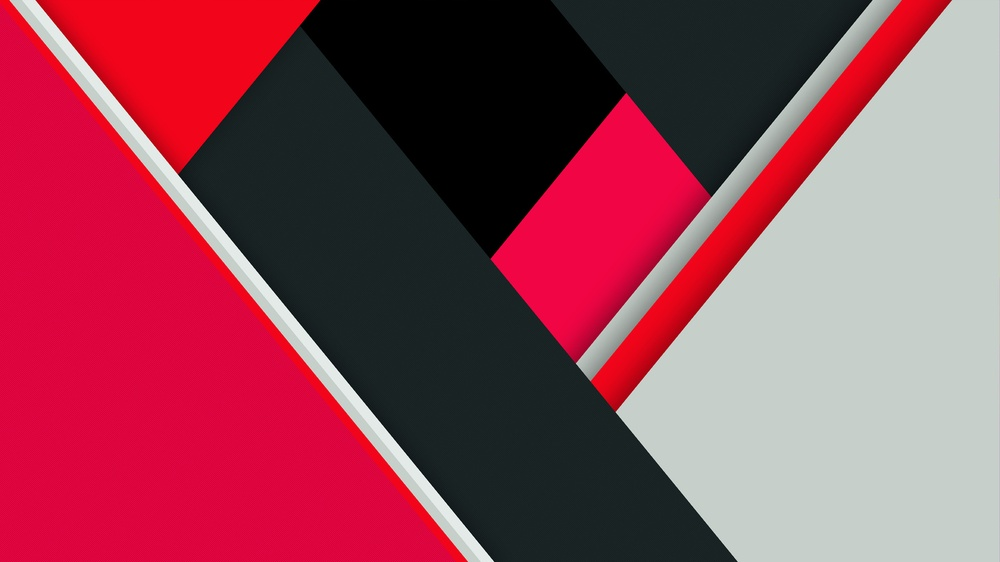
#> input picture Tutorial_01/image1.jpg, 1000 x 562 px, shrunk from 1600 x 900 before the run, found by its file name
$ python q2.py
#> lines starting #> are read from the running program, lines starting #| are printed output that depends on the picture
# Sai Krishna I
# 19PD29
from PIL import Image
import numpy as np

# Open both images and convert to array
img1 = np.array(Image.open("input/image1.jpg"))
#> img1 is the input picture: shape (562, 1000, 3); mean R, G, B 146.8, 70.2, 87.3
img2 = np.array(Image.open("input/image2.jpg"))
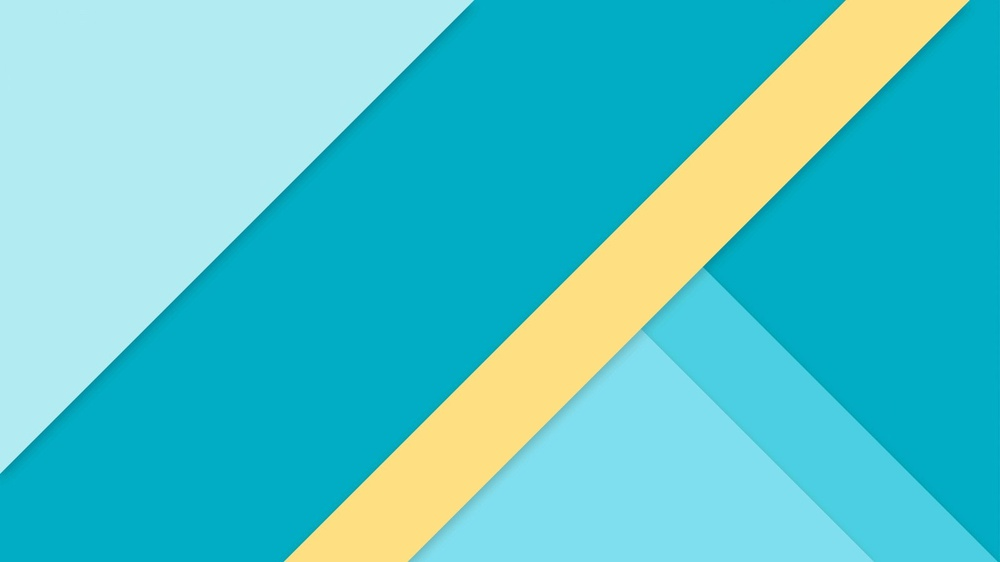
#> input picture Tutorial_01/image2.jpg, 1000 x 562 px, shrunk from 1600 x 900 before the run, found by its file name
#> img2 is the input picture: shape (562, 1000, 3); mean R, G, B 84.3, 197.9, 202.8
# proceed if the images have the same resolution
if img1.shape == img2.shape:
    # split both images into RBG channel
    img1_r = img1[:, :, 0]
    img1_g = img1[:, :, 1]
    img1_b = img1[:, :, 2]
    img2_r = img2[:, :, 0]
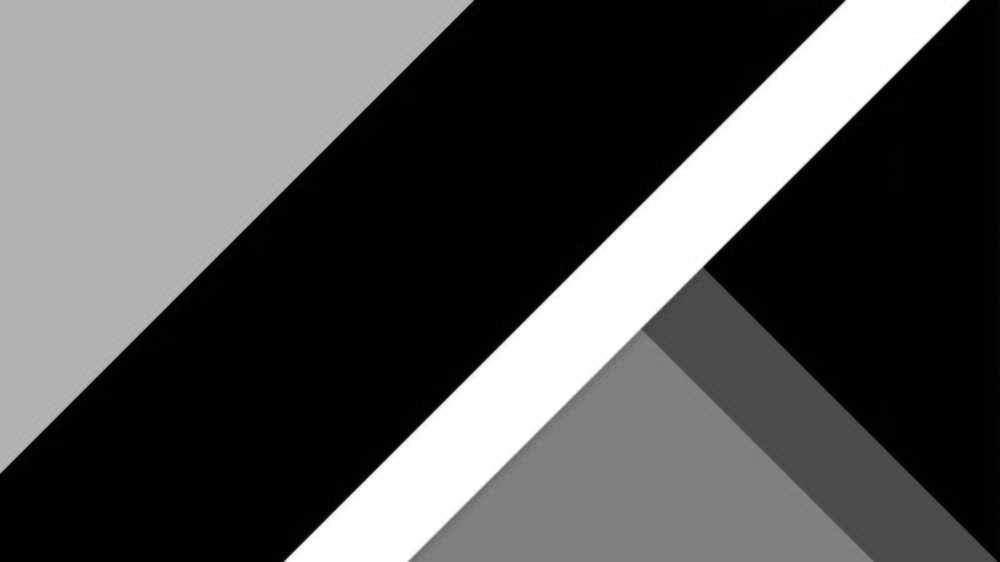
#> img2_r: shape (562, 1000); min 0, max 255, mean 84.3
    img2_g = img2[:, :, 1]
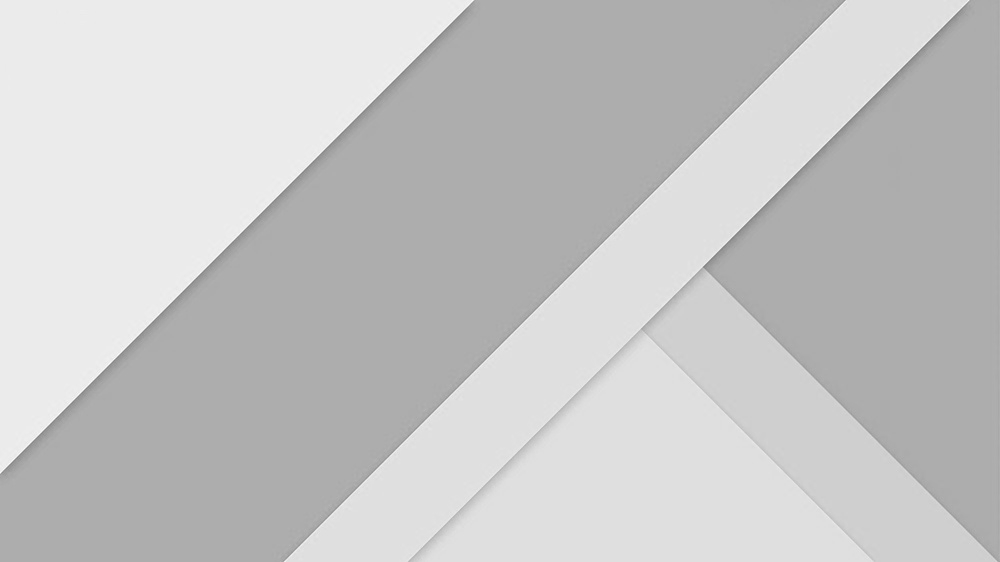
#> img2_g: shape (562, 1000); min 126, max 255, mean 197.9
    img2_b = img2[:, :, 2]
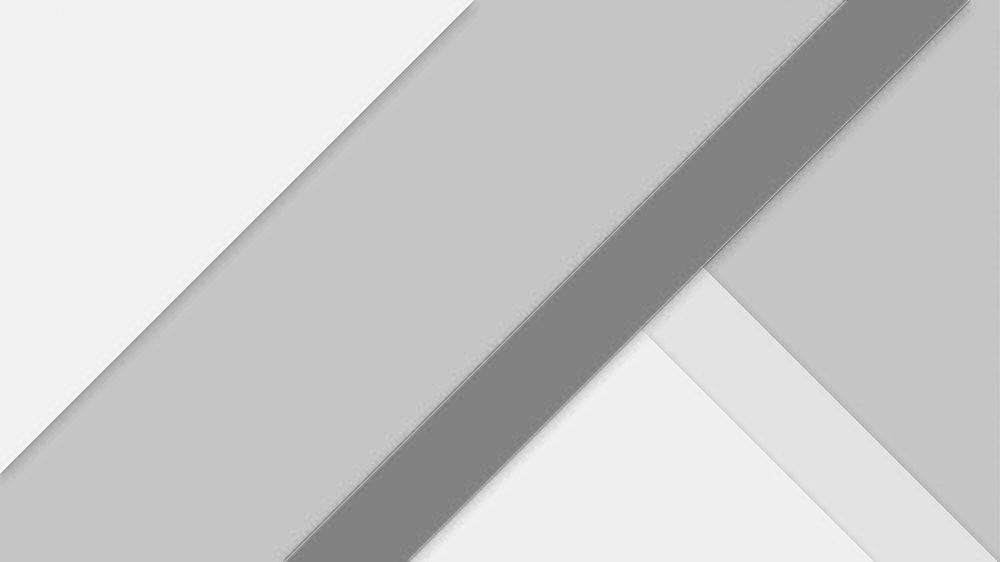
#> img2_b: shape (562, 1000); min 115, max 255, mean 202.8
    # find the difference between the images
    diff_r = np.abs(img2_r-img1_r)
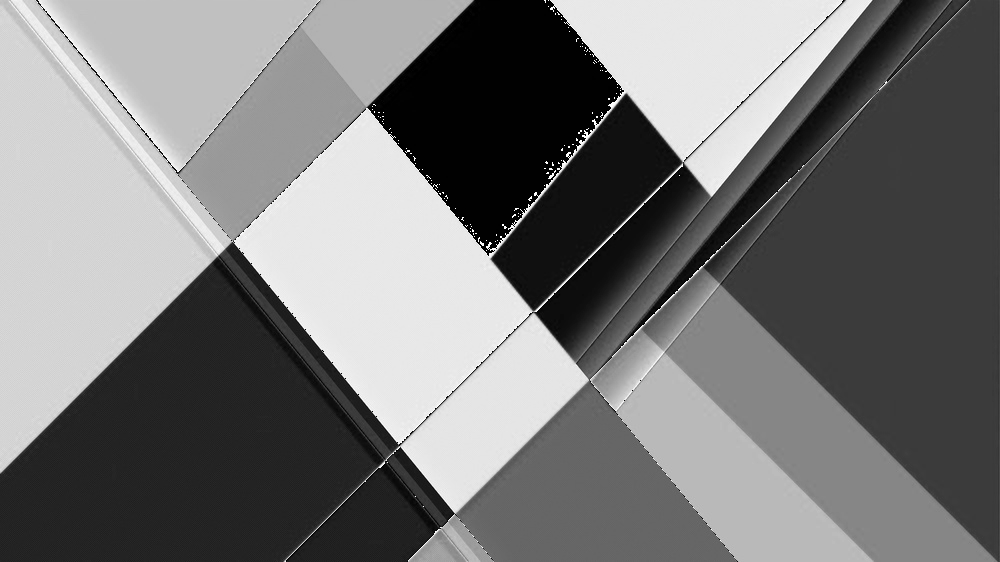
#> diff_r: shape (562, 1000); min 0, max 255, mean 119.8
    diff_g = np.abs(img2_g-img1_g)
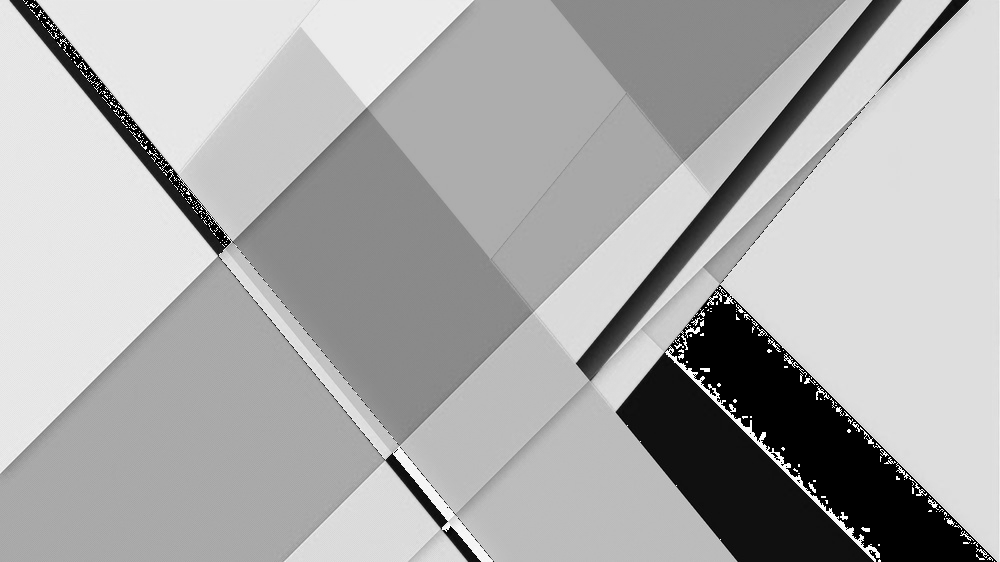
#> diff_g: shape (562, 1000); min 0, max 255, mean 171.3
    diff_b = np.abs(img2_b-img1_b)
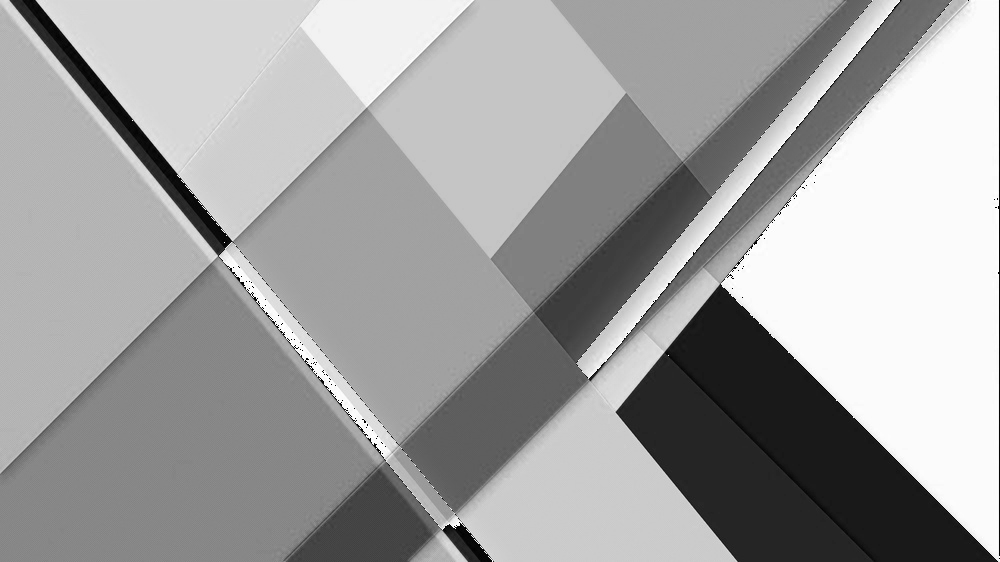
#> diff_b: shape (562, 1000); min 0, max 255, mean 162
    # save the images
    Image.fromarray(diff_r).save("output/r_diff.jpg", "jpeg")
    Image.fromarray(diff_g).save("output/g_diff.jpg", "jpeg")
    Image.fromarray(diff_b).save("output/b_diff.jpg", "jpeg")
else:
    print("Images must have same resolution")
